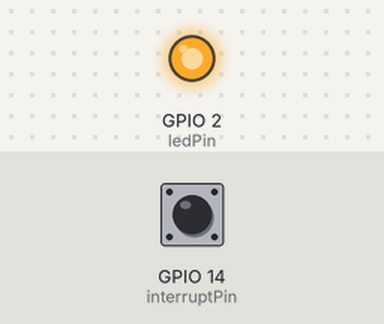
A sketch run on a simulated ESP8266 (NodeMCU). Parts: output pins drawn as LEDs (lit = HIGH). Inputs (shaded band) come from the test bench; at power-on: GPIO 14 (interruptPin) HIGH. WiFi joins after 1.5 s; servers stay silent unless stated.

Above: at 0.1 s.
At 1.6 s:
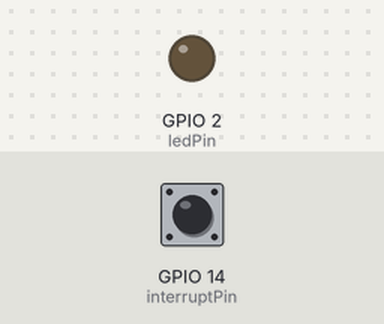
Timing chart, 0 to 3.1 s (numbered marks = the images above):
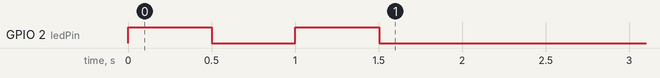

The sketch:

controller_flow_water.ino
```cpp
/**
 * This code to controller has flow water
 * Using flow sensor and update data between 10 minutes
 * Connected in internet
 */

#include <ESP8266WiFi.h>

#define WIFI_SSID "SSID"
#define WIFI_PASSWORD "PASSWORD"

const byte ledPin = LED_BUILTIN;
const byte interruptPin = 14;
long previousMillis = 0;
volatile unsigned long timeCount = 0;
const long interval = 600000; //Await 10 minutes

/**
 * Connected in WIFI
 */
void initWiFi() {
   WiFi.begin( WIFI_SSID,  WIFI_PASSWORD);
   while(WiFi.status() != WL_CONNECTED) {
      digitalWrite(ledPin,  HIGH);
      delay(500);
      digitalWrite(ledPin,  LOW);
      delay(500);
   }
   Serial.println();
   digitalWrite(ledPin,  LOW);
}

void setup() {
  Serial.begin(9600);
  pinMode(ledPin, OUTPUT);
  pinMode(interruptPin, INPUT_PULLUP);
  attachInterrupt(digitalPinToInterrupt(interruptPin),setIncrementInTimeCount, RISING);
  initWiFi();
}

void setIncrementInTimeCount() {
 timeCount = timeCount + 1;
}

void loop() {
  if(isTimeFinish()) {
    Serial.println("Count Cicle");
    Serial.println(timeCount);
    timeCount= 0;
  }
}


/**
 * Method verify if finished
 * return boolean true when finished time or false when finished
 */
boolean isTimeFinish() {
   unsigned long currentMillis = millis();
   if (currentMillis - previousMillis >= interval) {
    previousMillis = currentMillis;
    return true;
   }
   return false;
}
```
